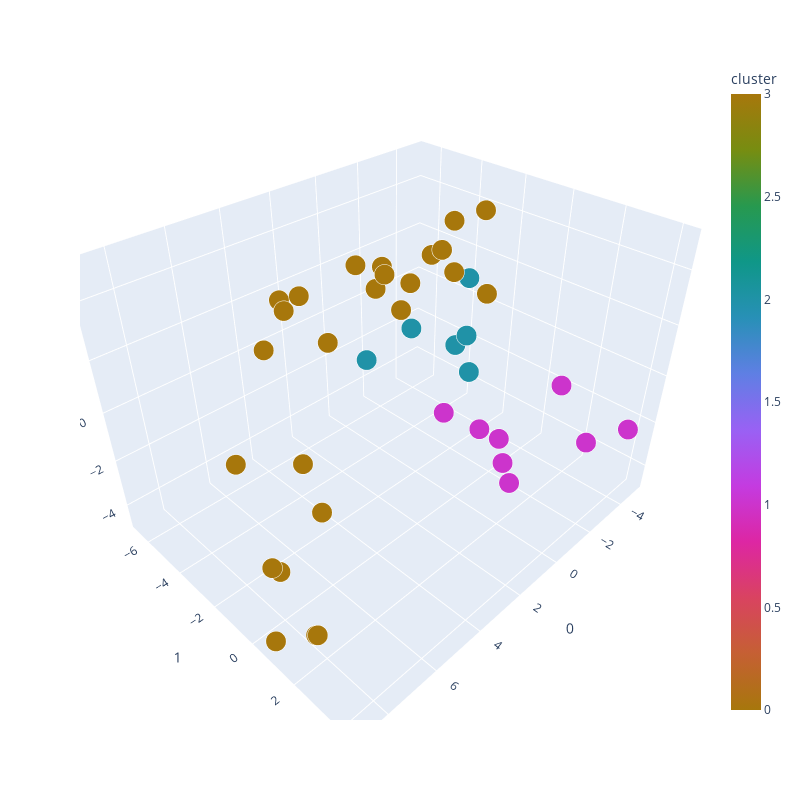

Here is the notebook cell this chart was saved with:
### Markdown cell above
# Visualization

Now that the data has been processed, we just need to make a plot! We will use a three dimensional scatter plot along the three most important principal axes.

### Code cell
# Format the dataframe for display purposes
df = pd.concat([metadata.reset_index(), pd.DataFrame(clustering.astype(int), columns=['cluster']), pd.DataFrame(transformed_data)], axis = 1)
df['size'] = [0.1] * len(df)
df['author'] = df['author'].apply(lambda author : format_author(author) + ", " if type(author) is str else "")

# Select only core points
df = df[df['cluster'] >= 0]

# Display data
fig = px.scatter_3d(
    df, 
    x = 0, 
    y = 1, 
    z = 2, 
    custom_data=['context','author','title'],
    color = 'cluster',
    color_discrete_sequence = px.colors.qualitative.D3,
    color_continuous_scale = px.colors.cyclical.Phase,
    size = 'size', 
    opacity = 1.0, 
    width = 800, 
    height = 800
    )
fig.update_traces(hovertemplate='<b>%{customdata[0]}</b><br>%{customdata[1]}<i>%{customdata[2]}</i>')
fig.show()

df

### Figure 1 — Plotly figure (JSON) as saved in the notebook; plotly's stock layout.template omitted (floating-point values rounded to 4 significant figures)
{"data": [{"customdata": [["... of the church elections a<i> right</i> reckoned to be of...", "Anonymous, ", "The Magna Carta"], ["... thereby be deprived of the<i> right</i> of trial in his own...", "Anonymous, ", "The Magna Carta"], ["... no one deny or delay<i> right</i> or justice all merchants may...", "Anonymous, ", "The Magna Carta"], ["... fee claims to own a<i> right</i> on our return from the...", "Anonymous, ", "The Magna Carta"], ["... will we refuse or delay<i> right</i> or justice all merchants shall...", "Anonymous, ", "The Magna Carta"], ["... franchises or from his<i> right</i> we will immediately restore them...", "Anonymous, ", "The Magna Carta"], ["... fief claims to have<i> right</i> and when we have returned...", "Anonymous, ", "The Magna Carta"], ["... his franchises and his<i> right</i> in the same manner as...", "Anonymous, ", "The Magna Carta"], ["... will we refuse or delay<i> right</i> or justice all merchants shall...", "Anonymous, ", "The Magna Carta"], ["... franchises or from his<i> right</i> we will immediately restore them...", "Anonymous, ", "The Magna Carta"], ["... the fee claims to have<i> right</i> and when we have returned...", "Anonymous, ", "The Magna Carta"], ["... his franchises and his<i> right</i> in the same manner as...", "Anonymous, ", "The Magna Carta"], ["... desolation afar to my<i> right</i> within the sky there burnt...", " William Hope Hodgson, ", "The House on the Borderland"], ["... the dim peaks to my<i> right</i> i had descried a...", " William Hope Hodgson, ", "The House on the Borderland"], ["... the extent of plunging<i> right</i> through the bushes probing with...", " William Hope Hodgson, ", "The House on the Borderland"], ["... among the bushes to my<i> right</i> instantly i turned and aiming...", " William Hope Hodgson, ", "The House on the Borderland"], ["... of stones somewhere to my<i> right</i> i glanced across but could...", " William Hope Hodgson, ", "The House on the Borderland"], ["... down i discharged my gun<i> right</i> into its face straightway...", " William Hope Hodgson, ", "The House on the Borderland"], ["... i had ever before been<i> right</i> through the cellars as...", " William Hope Hodgson, ", "The House on the Borderland"], ["... cellar and keeping to the<i> right</i> paced slowly up until...", " William Hope Hodgson, ", "The House on the Borderland"], ["... me from the house perhaps<i> right</i> into their arms the thought...", " William Hope Hodgson, ", "The House on the Borderland"], ["... couple of feet to the<i> right</i> of the nearer end was...", " William Hope Hodgson, ", "The House on the Borderland"], ["... the props had been driven<i> right</i> through a panel this was...", " William Hope Hodgson, ", "The House on the Borderland"], ["... distance down the cleft and<i> right</i> in the angle of the...", " William Hope Hodgson, ", "The House on the Borderland"], ["... aware that somewhere to my<i> right</i> there was a noise of...", " William Hope Hodgson, ", "The House on the Borderland"], ["...ump of bushes on our<i> right</i> pepper disappeared and i could...", " William Hope Hodgson, ", "The House on the Borderland"], ["... the rocky wall on my<i> right</i> and holding the candle above...", " William Hope Hodgson, ", "The House on the Borderland"], ["... raised my gun using my<i> right</i> hand only and aimed quickly...", " William Hope Hodgson, ", "The House on the Borderland"], ["... trended steadily to the<i> right</i> and so after some minutes...", " William Hope Hodgson, ", "The House on the Borderland"], ["... me that the water reached<i> right</i> across the passage and was...", " William Hope Hodgson, ", "The House on the Borderland"], ["... of the must have been<i> right</i> beneath me another thought struck...", " William Hope Hodgson, ", "The House on the Borderland"], ["...aping hill away to my<i> right</i> though it is not impossible...", " William Hope Hodgson, ", "The House on the Borderland"], ["... to drop away on my<i> right</i> time passed and the earth...", " William Hope Hodgson, ", "The House on the Borderland"], ["... fell still more to the<i> right</i> until at last it shone...", " William Hope Hodgson, ", "The House on the Borderland"], ["...owness afar to my<i> right</i> i seemed to catch at...", " William Hope Hodgson, ", "The House on the Borderland"], ["...able cloud away to my<i> right</i> it grew steadily to a...", " William Hope Hodgson, ", "The House on the Borderland"], ["... silences far to my<i> right</i> away up among inaccessible peaks...", " William Hope Hodgson, ", "The House on the Borderland"], ["... at the window on my<i> right</i> as i do so i...", " William Hope Hodgson, ", "The House on the Borderland"], ["... conviction that tonnison was<i> right</i> it was very late when...", " William Hope Hodgson, ", "The House on the Borderland"]], "hovertemplate": "<b>%{customdata[0]}</b><br>%{customdata[1]}<i>%{customdata[2]}</i>", "legendgroup": "", "marker": {"color": [0, 0, 0, 0, 0, 0, 0, 0, 0, 0, 0, 0, 3, 3, 1, 3, 3, 1, 1, 2, 1, 2, 1, 2, 3, 3, 3, 3, 2, 1, 1, 3, 3, 2, 3, 3, 2, 3, 1], "coloraxis": "coloraxis", "opacity": 1, "size": [0.1, 0.1, 0.1, 0.1, 0.1, 0.1, 0.1, 0.1, 0.1, 0.1, 0.1, 0.1, 0.1, 0.1, 0.1, 0.1, 0.1, 0.1, 0.1, 0.1, 0.1, 0.1, 0.1, 0.1, 0.1, 0.1, 0.1, 0.1, 0.1, 0.1, 0.1, 0.1, 0.1, 0.1, 0.1, 0.1, 0.1, 0.1, 0.1], "sizemode": "area", "sizeref": 0.00025, "symbol": "circle"}, "mode": "markers", "name": "", "scene": "scene", "showlegend": false, "type": "scatter3d", "x": [6.94, 7.805, 8.83, 7.051, 8.033, 4.818, 8.338, 6.916, 8.209, 5.245, 8.162, 6.363, -3.003, -2.18, -4.021, -1.185, -0.9732, -0.2952, -2.164, -2.662, -0.8082, -1.742, -3.452, -3.049, -0.43, 1.669, 0.7059, 2.201, -1.972, -4.938, -1.076, -2.688, -2.335, -0.1179, -1.752, -3.421, -3.874, -1.424, -0.556], "y": [0.8819, -1.912, 0.618, 0.334, 1.582, -2.197, 0.1585, -1.146, 1.898, -2.576, 0.2847, -0.8545, -3.183, -2.39, 4.251, -5.347, -4.775, 2.136, 0.1962, -2.571, 0.287, -4.001, 3.069, -2.141, -2.832, -1.207, -2.92, -4.209, -1.495, 0.8625, 1.235, -3.932, -1.003, -4.775, -2.617, -2.149, -3.066, -6.699, -1.188], "z": [-0.5284, 0.0769, -4.747, 1.002, -4.304, 4.382, -2.282, 3.972, -3.856, 4.269, -2.484, 5.06, 3.991, 2.569, -1.757, 1.173, 2.362, -3.206, -3.42, -0.726, -2.159, -0.2137, -2.689, -1.936, 2.621, 3.066, 3.321, 0.7875, 0.4515, -2.026, -3.317, 2.534, 2.184, -1.25, 3.483, 4.562, 1.474, 1.59, -2.081]}], "layout": {"coloraxis": {"colorbar": {"title": {"text": "cluster"}}, "colorscale": [[0, "rgb(167, 119, 12)"], [0.09091, "rgb(197, 96, 51)"], [0.1818, "rgb(217, 67, 96)"], [0.2727, "rgb(221, 38, 163)"], [0.3636, "rgb(196, 59, 224)"], [0.4545, "rgb(153, 97, 244)"], [0.5455, "rgb(95, 127, 228)"], [0.6364, "rgb(40, 144, 183)"], [0.7273, "rgb(15, 151, 136)"], [0.8182, "rgb(39, 153, 79)"], [0.9091, "rgb(119, 141, 17)"], [1, "rgb(167, 119, 12)"]]}, "height": 800, "legend": {"itemsizing": "constant", "tracegroupgap": 0}, "margin": {"t": 60}, "scene": {"domain": {"x": [0, 1], "y": [0, 1]}, "xaxis": {"title": {"text": "0"}}, "yaxis": {"title": {"text": "1"}}, "zaxis": {"title": {"text": "2"}}}, "width": 800}}
